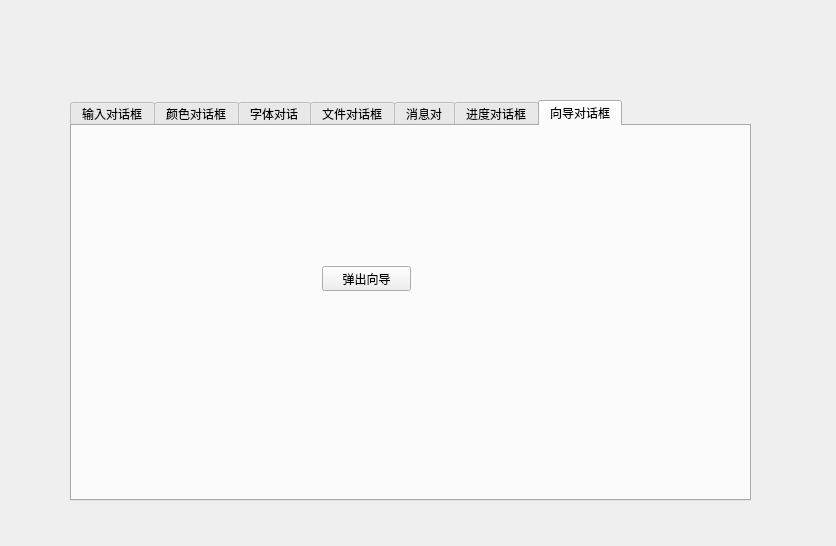
<?xml version="1.0" encoding="UTF-8"?>
<ui version="4.0">
 <class>StandardDialogs</class>
 <widget class="QWidget" name="StandardDialogs">
  <property name="geometry">
   <rect>
    <x>0</x>
    <y>0</y>
    <width>836</width>
    <height>546</height>
   </rect>
  </property>
  <property name="windowTitle">
   <string>StandardDialogs</string>
  </property>
  <widget class="QTabWidget" name="tabWidget">
   <property name="geometry">
    <rect>
     <x>70</x>
     <y>100</y>
     <width>681</width>
     <height>401</height>
    </rect>
   </property>
   <property name="whatsThis">
    <string>&lt;html&gt;&lt;head/&gt;&lt;body&gt;&lt;p&gt;&lt;br/&gt;&lt;/p&gt;&lt;/body&gt;&lt;/html&gt;</string>
   </property>
   <property name="currentIndex">
    <number>6</number>
   </property>
   <widget class="QWidget" name="tab">
    <attribute name="title">
     <string>输入对话框</string>
    </attribute>
    <widget class="QPushButton" name="btn_getint">
     <property name="geometry">
      <rect>
       <x>30</x>
       <y>40</y>
       <width>211</width>
       <height>25</height>
      </rect>
     </property>
     <property name="text">
      <string>getInt()</string>
     </property>
    </widget>
    <widget class="QPushButton" name="btn_getdouble">
     <property name="geometry">
      <rect>
       <x>30</x>
       <y>100</y>
       <width>211</width>
       <height>25</height>
      </rect>
     </property>
     <property name="text">
      <string>getDouble()</string>
     </property>
    </widget>
    <widget class="QPushButton" name="btn_getitem">
     <property name="geometry">
      <rect>
       <x>30</x>
       <y>150</y>
       <width>211</width>
       <height>25</height>
      </rect>
     </property>
     <property name="text">
      <string>getItem</string>
     </property>
    </widget>
    <widget class="QPushButton" name="btn_gettext">
     <property name="geometry">
      <rect>
       <x>30</x>
       <y>200</y>
       <width>211</width>
       <height>25</height>
      </rect>
     </property>
     <property name="text">
      <string>getText()</string>
     </property>
    </widget>
    <widget class="QPushButton" name="btn_getmtext">
     <property name="geometry">
      <rect>
       <x>30</x>
       <y>240</y>
       <width>211</width>
       <height>25</height>
      </rect>
     </property>
     <property name="text">
      <string>getMultiText()</string>
     </property>
    </widget>
    <widget class="QLabel" name="label_input">
     <property name="geometry">
      <rect>
       <x>320</x>
       <y>40</y>
       <width>151</width>
       <height>31</height>
      </rect>
     </property>
     <property name="text">
      <string>TextLabel</string>
     </property>
    </widget>
   </widget>
   <widget class="QWidget" name="tab_2">
    <attribute name="title">
     <string>颜色对话框</string>
    </attribute>
    <widget class="QPushButton" name="btn_getcolor">
     <property name="geometry">
      <rect>
       <x>70</x>
       <y>90</y>
       <width>89</width>
       <height>51</height>
      </rect>
     </property>
     <property name="text">
      <string>getColor()</string>
     </property>
    </widget>
    <widget class="QCheckBox" name="check_alpha">
     <property name="geometry">
      <rect>
       <x>80</x>
       <y>200</y>
       <width>161</width>
       <height>23</height>
      </rect>
     </property>
     <property name="text">
      <string>是否</string>
     </property>
    </widget>
   </widget>
   <widget class="QWidget" name="widget">
    <attribute name="title">
     <string>字体对话</string>
    </attribute>
    <widget class="QPushButton" name="btn_getfont">
     <property name="geometry">
      <rect>
       <x>70</x>
       <y>80</y>
       <width>111</width>
       <height>25</height>
      </rect>
     </property>
     <property name="text">
      <string>getFonts()</string>
     </property>
    </widget>
    <widget class="QLabel" name="label_font">
     <property name="geometry">
      <rect>
       <x>300</x>
       <y>160</y>
       <width>221</width>
       <height>101</height>
      </rect>
     </property>
     <property name="text">
      <string>您好，QT</string>
     </property>
    </widget>
   </widget>
   <widget class="QWidget" name="tab_4">
    <attribute name="title">
     <string>文件对话框</string>
    </attribute>
    <widget class="QLineEdit" name="line_path">
     <property name="geometry">
      <rect>
       <x>50</x>
       <y>80</y>
       <width>351</width>
       <height>201</height>
      </rect>
     </property>
    </widget>
    <widget class="QPushButton" name="btn_dir">
     <property name="geometry">
      <rect>
       <x>430</x>
       <y>70</y>
       <width>171</width>
       <height>25</height>
      </rect>
     </property>
     <property name="text">
      <string>getExistDir()</string>
     </property>
    </widget>
    <widget class="QPushButton" name="btn_file">
     <property name="geometry">
      <rect>
       <x>430</x>
       <y>140</y>
       <width>171</width>
       <height>25</height>
      </rect>
     </property>
     <property name="text">
      <string>getOpenFileName()</string>
     </property>
    </widget>
    <widget class="QPushButton" name="btn_files">
     <property name="geometry">
      <rect>
       <x>430</x>
       <y>210</y>
       <width>171</width>
       <height>25</height>
      </rect>
     </property>
     <property name="text">
      <string>getOpenFileNames()</string>
     </property>
    </widget>
    <widget class="QPushButton" name="btn_savefile">
     <property name="geometry">
      <rect>
       <x>430</x>
       <y>280</y>
       <width>171</width>
       <height>25</height>
      </rect>
     </property>
     <property name="text">
      <string>getSaveFileName()</string>
     </property>
    </widget>
   </widget>
   <widget class="QWidget" name="tab_5">
    <attribute name="title">
     <string>消息对</string>
    </attribute>
    <widget class="QPushButton" name="btn_critical">
     <property name="geometry">
      <rect>
       <x>70</x>
       <y>60</y>
       <width>131</width>
       <height>25</height>
      </rect>
     </property>
     <property name="text">
      <string>critical</string>
     </property>
    </widget>
    <widget class="QPushButton" name="btn_info">
     <property name="geometry">
      <rect>
       <x>70</x>
       <y>150</y>
       <width>131</width>
       <height>25</height>
      </rect>
     </property>
     <property name="text">
      <string>information</string>
     </property>
    </widget>
    <widget class="QPushButton" name="btn_warning">
     <property name="geometry">
      <rect>
       <x>270</x>
       <y>60</y>
       <width>131</width>
       <height>25</height>
      </rect>
     </property>
     <property name="text">
      <string>warning</string>
     </property>
    </widget>
    <widget class="QPushButton" name="btn_question">
     <property name="geometry">
      <rect>
       <x>70</x>
       <y>230</y>
       <width>131</width>
       <height>25</height>
      </rect>
     </property>
     <property name="text">
      <string>question</string>
     </property>
    </widget>
    <widget class="QPushButton" name="btn_msg">
     <property name="geometry">
      <rect>
       <x>270</x>
       <y>140</y>
       <width>131</width>
       <height>25</height>
      </rect>
     </property>
     <property name="text">
      <string>showMsg</string>
     </property>
    </widget>
   </widget>
   <widget class="QWidget" name="tab_6">
    <attribute name="title">
     <string>进度对话框</string>
    </attribute>
    <widget class="QPushButton" name="btn_progress">
     <property name="geometry">
      <rect>
       <x>260</x>
       <y>150</y>
       <width>89</width>
       <height>25</height>
      </rect>
     </property>
     <property name="text">
      <string>进度</string>
     </property>
    </widget>
   </widget>
   <widget class="QWidget" name="tab_7">
    <attribute name="title">
     <string>向导对话框</string>
    </attribute>
    <widget class="QPushButton" name="btn_wizard">
     <property name="geometry">
      <rect>
       <x>250</x>
       <y>140</y>
       <width>89</width>
       <height>25</height>
      </rect>
     </property>
     <property name="text">
      <string>弹出向导</string>
     </property>
    </widget>
   </widget>
  </widget>
 </widget>
 <layoutdefault spacing="6" margin="11"/>
 <resources/>
 <connections/>
</ui>
